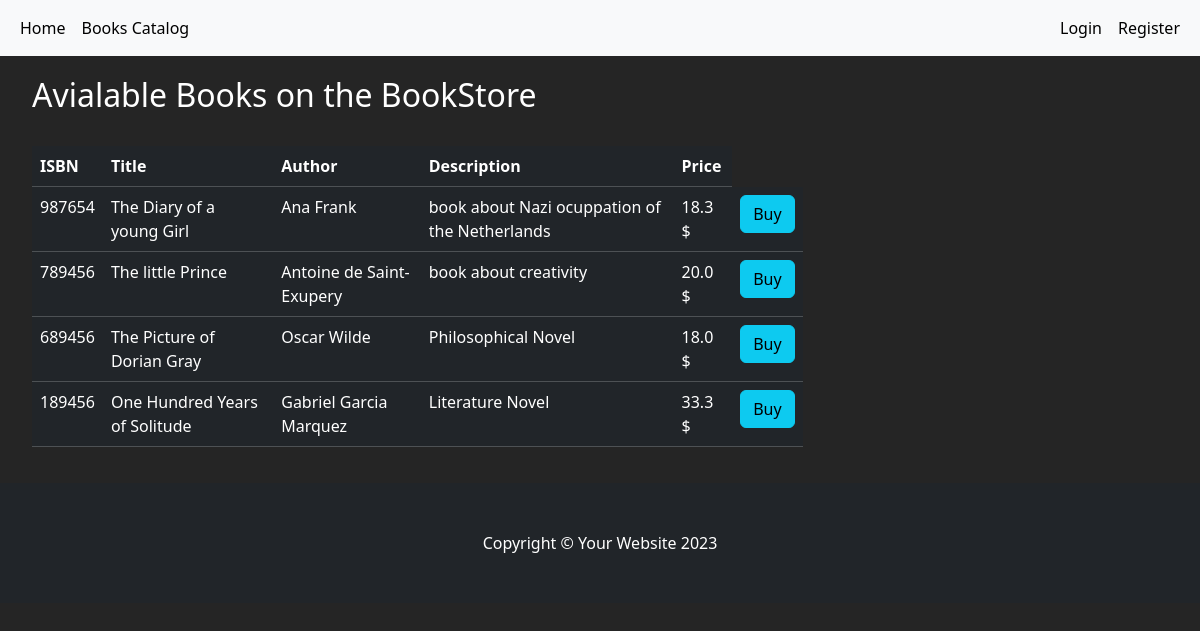
/catalog, run on the app's committed database.
### books_ecommerce/models.py (models this page shows)
class Books(db.Model):
    isbn = db.Column(db.String(10), primary_key=True)
    title = db.Column(db.String(100))
    author = db.Column(db.String(100))
    description = db.Column(db.String(1000))
    amount = db.Column(db.Integer)
    price = db.Column(db.Float)

### books_ecommerce/routes.py (the view, shortened to what this page needs)
@app.route('/catalog', methods=['GET', 'POST'])
def catalog():
    purchaseForm = PurchaseBookForm() #create a PurchaseBookForm object
    print("Entrando a ruta")
    if request.method == 'GET': #if the request method is GET, the form was not submitted and the user wants to view the catalog
        books = Books.query.all() #query the Books table and retrieve all books
        return render_template('catalog.html', purchaseForm=purchaseForm, books=books) #render the catalog template and pass the books variable to it

### books_ecommerce/templates/catalog.html (shortened to what this page needs)
{% extends "base.html"%}
{% block content %}
<div class="row" style="margin-top:20px; margin-left:20px">
   <div class="col-8">
      <h2>Avialable Books on the BookStore</h2>
      <br>
    <table class="table table-hover table-dark">
       <thead>
          <tr>
             <th scope="col">ISBN</th>
             <th scope="col">Title</th>
             <th scope="col">Author</th>
             <th scope="col">Description</th>
             <th scope="col">Price</th>
          </tr>
       </thead>
       <tbody>
         {% for book in books %}
         <tr>
            <td> {{ book.isbn }} </td>
            <td> {{ book.title }} </td>
            <td> {{ book.author }} </td>
            <td> {{ book.description }} </td>
            <td> {{ book.price }} $ </td>
            <td>
               <button type="button" class="btn btn-info" data-bs-toggle="modal" data-bs-target="#Modal-PurchaseConfirm-{{book.isbn}}"> Buy </button>
         </tr>
         {% endfor %}
      </tbody>
    </table>
   </div>
</div>
{%endblock%}

### books_ecommerce/static/css/styles.css (style rules this page uses)
body { background-color: #252525; color: white; }

### data on the page
Books: isbn "987654", title "The Diary of a young Girl", author "Ana Frank", description "book about Nazi ocuppation of the Netherlands", price "18.3"
Books: isbn "789456", title "The little Prince", author "Antoine de Saint-Exupery", description "book about creativity", price "20.0"
Books: isbn "689456", title "The Picture of Dorian Gray", author "Oscar Wilde", description "Philosophical Novel", price "18.0"
Books: isbn "189456", title "One Hundred Years of Solitude", author "Gabriel Garcia Marquez", description "Literature Novel", price "33.3"
